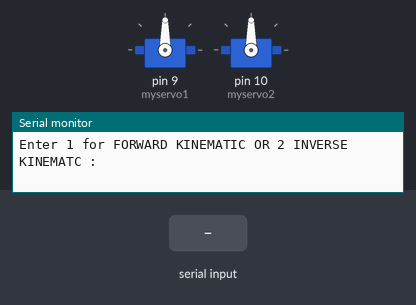
A sketch run on a simulated Arduino Uno, built with avr-gcc and run on an emulated ATmega328P. Shown: 2 × servo, the last lines printed to the serial monitor. Inputs (shaded band) come from the test bench.

Above: at 1.2 s.
1.3 s: "1,90,45\n" received over Serial
At 1.9 s:
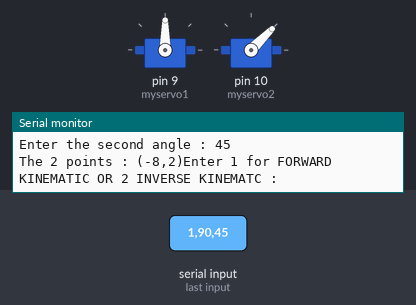
2.8 s: "2\n" received over Serial
4.3 s: "90,45,200\n" received over Serial
At 5.4 s:
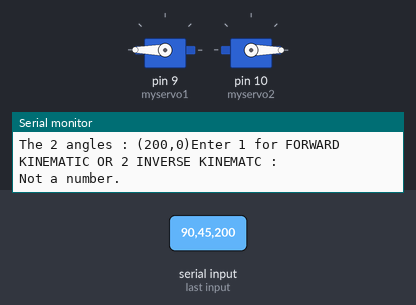
Timing chart, 0 to 7.3 s (numbered marks = the images above; inputs shaded):
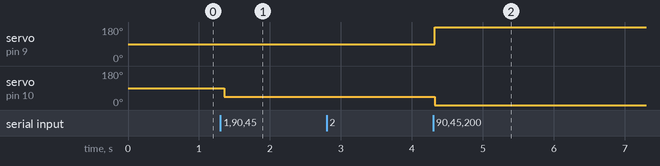

The sketch:

Code_Circuit_Robot_Arm_2_servo_motor_.ino
```cpp
#include <math.h>
#include<Servo.h>
int x;
int y;
int d1;
int d2;
int d;
int L1=7;
int L2=5;
char inSerial[15];
int a;
Servo myservo1;
Servo myservo2;
void setup() {
  myservo1.attach(9);
  myservo2.attach(10);
  Serial.begin(9600);
  Serial.println("Enter 1 for FORWARD KINEMATIC OR 2 INVERSE KINEMATC : ");
}


void loop() {
  if (Serial.available() > 0) {
    a=Serial.parseInt();
    if (a == 1) {
      Serial.println("--------FORWARD KINEMATIC---------");
      Serial.print("Enter the first angle : ");
      while (1){
          d1 = Serial.parseInt();
          if (d1>2){
              Serial.println(d1);
              break;}
              }
      Serial.print("Enter the second angle : ");
      while (1){
          d2 = Serial.parseInt();
          if (d2>2){
              Serial.println(d2);
              break;}
              }
      x = L1 * cos(d1) + L2 * cos(d1+d2);
      y = L1 * sin(d1) + L2 * sin(d1+d1);
      Serial.print("The 2 points : (");
      Serial.print(x);
      Serial.print(",");
      Serial.print(y);
      Serial.print(")");
      myservo1.write(d1);
      myservo2.write(d2);
      Serial.println("Enter 1 for FORWARD KINEMATIC OR 2 INVERSE KINEMATC : ");
    }
    else if (a == 2){
      Serial.println("--------INVERSE KINEMATIC---------");
      Serial.print("Enter the first point : ");
      while (1){
          x = Serial.parseInt();
          if (x>1){
              Serial.println(x);
              break;}}
      Serial.print("Enter the second point : ");
      while (1){
          y = Serial.parseInt();
          if (y>1){
              Serial.println(y);
              break;}}
      Serial.print("Enter the total angle : ");
      while (1){
          d = Serial.parseInt();
          if (d>1){
              Serial.println(d);
              break;}}
      d2 = acos( x*x + y*y - L1*L1 - (L2*L2)/(2*L1*L2));
      d1 = d - d2;
      Serial.print("The 2 angles : (");
      Serial.print(d1);
      Serial.print(",");
      Serial.print(d2);
      Serial.print(")");
      myservo1.write(d1);
      myservo2.write(d2);
      Serial.println("Enter 1 for FORWARD KINEMATIC OR 2 INVERSE KINEMATC : ");
      }
    else   {
      Serial.println("Not a number.");
    }
  } // end: if (Serial.available() > 0)

}
```

Measured:
- after the input at 1.3 s, servo on pin 10 (myservo2): 90° → 45° after 0.05 s
- after the input at 4.3 s, servo on pin 9 (myservo1): 90° → 180° at once; servo on pin 10 (myservo2): 45° → 0° at once
